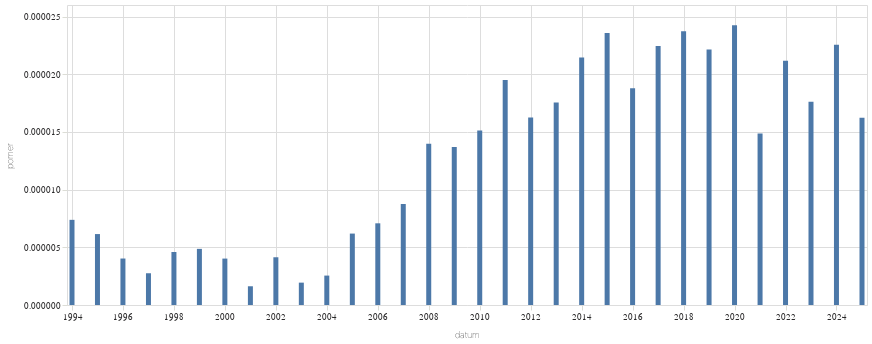

Notebook cell for this chart:
### Code cell
alt.Chart(
    vyvoj_pobaveni.to_pandas(),
    width=800
).mark_bar(
).encode(
    alt.X("datum:T"),
    alt.Y("pomer:Q")
)

### Figure 1 — Vega-Lite specification as saved in the notebook (floating-point values rounded to 4 significant figures)
{"config": {"title": {"font": "Noticia Text", "fontSize": 11.5, "anchor": "start", "lineHeight": 19, "fontWeight": "bolder", "subtitleFont": "Noticia Text", "subtitleFontSize": 10, "subtitleLineHeight": 15, "subtitlePadding": 10, "dy": -10, "color": "#292829", "subtitleColor": "#292829"}, "axis": {"labelFont": "Asap", "titleFont": "Asap", "fontWeight": "lighter", "titleFontWeight": "lighter", "labelFontSize": 9, "titleFontSize": 9, "labelPadding": 2, "titlePadding": 9, "domainOpacity": 0, "tickColor": "#DCDDD6", "labelColor": "#292829"}, "legend": {"labelFont": "Asap", "labelFontWeight": "normal", "titleFont": "Asap", "titleFontWeight": "normal", "labelFontSize": 9, "titleFontSize": 9, "labelColor": "#292829"}}, "data": {"name": "data-3ff5e93517e8ce8f0b31d43ddc2a3312"}, "mark": {"type": "bar"}, "encoding": {"x": {"field": "datum", "type": "temporal"}, "y": {"field": "pomer", "type": "quantitative"}}, "width": 800, "$schema": "https://vega.github.io/schema/vega-lite/v5.8.0.json", "datasets": {"data-3ff5e93517e8ce8f0b31d43ddc2a3312": [{"datum": "1994-01-01T00:00:00", "text": 7, "pocet_slov": 948442, "pomer": 7.381e-06}, {"datum": "1995-01-01T00:00:00", "text": 7, "pocet_slov": 1138706, "pomer": 6.147e-06}, {"datum": "1996-01-01T00:00:00", "text": 5, "pocet_slov": 1241412, "pomer": 4.028e-06}, {"datum": "1997-01-01T00:00:00", "text": 6, "pocet_slov": 2180302, "pomer": 2.752e-06}, {"datum": "1998-01-01T00:00:00", "text": 7, "pocet_slov": 1523146, "pomer": 4.596e-06}, {"datum": "1999-01-01T00:00:00", "text": 12, "pocet_slov": 2466687, "pomer": 4.865e-06}, {"datum": "2000-01-01T00:00:00", "text": 10, "pocet_slov": 2486033, "pomer": 4.022e-06}, {"datum": "2001-01-01T00:00:00", "text": 4, "pocet_slov": 2464089, "pomer": 1.623e-06}, {"datum": "2002-01-01T00:00:00", "text": 8, "pocet_slov": 1933522, "pomer": 4.138e-06}, {"datum": "2003-01-01T00:00:00", "text": 5, "pocet_slov": 2579919, "pomer": 1.938e-06}, {"datum": "2004-01-01T00:00:00", "text": 6, "pocet_slov": 2353526, "pomer": 2.549e-06}, {"datum": "2005-01-01T00:00:00", "text": 16, "pocet_slov": 2584657, "pomer": 6.19e-06}, {"datum": "2006-01-01T00:00:00", "text": 11, "pocet_slov": 1553743, "pomer": 7.08e-06}, {"datum": "2007-01-01T00:00:00", "text": 16, "pocet_slov": 1827981, "pomer": 8.753e-06}, {"datum": "2008-01-01T00:00:00", "text": 25, "pocet_slov": 1787996, "pomer": 1.398e-05}, {"datum": "2009-01-01T00:00:00", "text": 29, "pocet_slov": 2117438, "pomer": 1.37e-05}, {"datum": "2010-01-01T00:00:00", "text": 26, "pocet_slov": 1719280, "pomer": 1.512e-05}, {"datum": "2011-01-01T00:00:00", "text": 49, "pocet_slov": 2513768, "pomer": 1.949e-05}, {"datum": "2012-01-01T00:00:00", "text": 35, "pocet_slov": 2154889, "pomer": 1.624e-05}, {"datum": "2013-01-01T00:00:00", "text": 22, "pocet_slov": 1254044, "pomer": 1.754e-05}, {"datum": "2014-01-01T00:00:00", "text": 60, "pocet_slov": 2798380, "pomer": 2.144e-05}, {"datum": "2015-01-01T00:00:00", "text": 68, "pocet_slov": 2883872, "pomer": 2.358e-05}, {"datum": "2016-01-01T00:00:00", "text": 58, "pocet_slov": 3089201, "pomer": 1.878e-05}, {"datum": "2017-01-01T00:00:00", "text": 56, "pocet_slov": 2494601, "pomer": 2.245e-05}, {"datum": "2018-01-01T00:00:00", "text": 70, "pocet_slov": 2950787, "pomer": 2.372e-05}, {"datum": "2019-01-01T00:00:00", "text": 75, "pocet_slov": 3386383, "pomer": 2.215e-05}, {"datum": "2020-01-01T00:00:00", "text": 88, "pocet_slov": 3628531, "pomer": 2.425e-05}, {"datum": "2021-01-01T00:00:00", "text": 45, "pocet_slov": 3029217, "pomer": 1.486e-05}, {"datum": "2022-01-01T00:00:00", "text": 88, "pocet_slov": 4157177, "pomer": 2.117e-05}, {"datum": "2023-01-01T00:00:00", "text": 80, "pocet_slov": 4543956, "pomer": 1.761e-05}, {"datum": "2024-01-01T00:00:00", "text": 101, "pocet_slov": 4476719, "pomer": 2.256e-05}, {"datum": "2025-01-01T00:00:00", "text": 38, "pocet_slov": 2343062, "pomer": 1.622e-05}]}}
